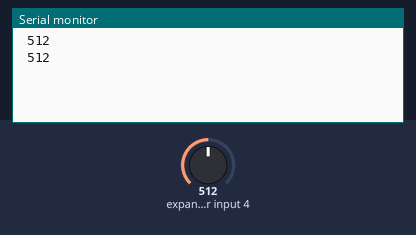
A program run on a simulated ATmega48, built with avr-gcc and emulated at 14.7456 MHz. On the bench: the last lines printed to the serial monitor. Inputs (shaded band) come from the test bench; at power-on: expander input 4 = 512.

Above: at 1.8 s.
1.9 s: expander input 4 set to 109
At 2.8 s:
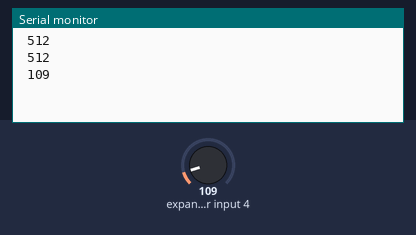
3.4 s: expander input 4 set to 92
At 4.8 s:
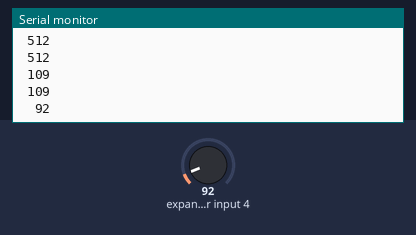
6.5 s: expander input 4 set to 11
At 7.5 s:
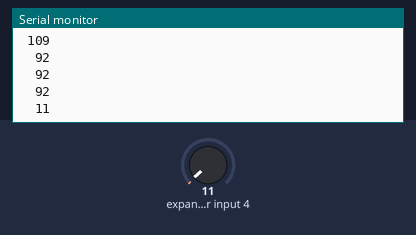
8.0 s: expander input 4 set to 8
At 8.3 s:
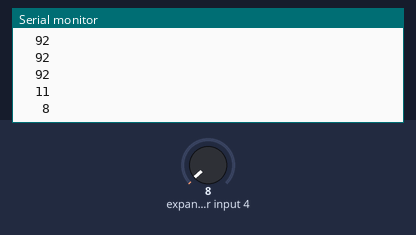

Measured:
- the behaviour switches between 100 and 99 on expander input 4 (found by bisection; images 1 and 2)
- the behaviour switches between 10 and 9 on expander input 4 (found by bisection; images 3 and 4)
- after the input at 1.9 s, the serial monitor: prints a new line after 0.10 s (image 1)
- after the input at 3.4 s, the serial monitor: prints a new line after 0.61 s (image 2)
- after the input at 6.5 s, the serial monitor: prints a new line after 0.52 s (image 3)
- after the input at 8.0 s, the serial monitor: prints a new line at once (image 4)

The program:

main.c
```c
/*
 * main.c
 *
 *  Created on: 04 июня 2014 г.
 *      Author: igor
 */
#include <avr/io.h>
#include <util/delay.h>
#include <stdio.h>
#include <math.h>


#define FOSC 14745600
#define BAUD 19200
//#define MYUBRR FOSC/16/BAUD-1
#define MYUBRR (((((FOSC * 10) / (16L * BAUD)) + 5) / 10) - 1)


void usart_init( unsigned int ubrr);
char usart_getchar(void);
void usart_putchar(char data);
char usart_kbhit(void);
void usart_pstr(char *s);
int usart_putchar_printf(char var, FILE *stream);

static FILE mystdout = FDEV_SETUP_STREAM(usart_putchar_printf, NULL, _FDEV_SETUP_WRITE);

void usart_init( unsigned int ubrr)
{

    // Set baud rate

    UBRR0H = (uint8_t)(ubrr>>8);
    UBRR0L = (uint8_t)ubrr;

    // Enable receiver and transmitter

    UCSR0B = (1<<RXEN0)|(1<<TXEN0);

    // Set frame format: 8data, 1stop bit

    UCSR0C = (1<<USBS0)|(3<<UCSZ00);
}


char usart_getchar(void) {

    // Wait for incoming data

    while ( !(UCSR0A & (1<<RXC0) ) );

    // Return the data

    return UDR0;
}

void usart_putchar(char data) {
	//Wait until the transmitter is ready
	while(!(UCSR0A & (1<<UDRE0)))
	{
		;//Do nothing
	}
	//Now write the data to USART buffer
	UDR0=data;
}

char usart_kbhit(void) {

    //return nonzero if char waiting polled version

    unsigned char b;
    b=0;
    if(UCSR0A & (1<<RXC0)) b=1;
    return b;
}

void usart_pstr(char *s) {

    // loop through entire string

    while (*s) {
        usart_putchar(*s);
        s++;
    }
}


// this function is called by printf as a stream handler

int usart_putchar_printf(char var, FILE *stream) {

    // translate \n to \r for br@y++ terminal

    if (var == '\n') usart_putchar('\r');
    usart_putchar(var);
    return 0;
}
unsigned int adc_read(void)
{
	ADCSRA  |= (1<<ADSC);				// Start conversion
	while (ADCSRA &  (1<<ADSC));		// wait until conversion  completes; ADSC=0 means Complete
	return ADCW;
}

void adc_init( void )
{
	ADCSRA |= (1<<ADEN); //Enable the ADC
	ADCSRA |= (1<<ADPS2); //Use prescale factor 16 -> ADC clock is 500kHz
	ADMUX |= (1<<MUX1);	 //Initial channel selection
	ADMUX |= (1<<MUX2);
	ADMUX |= (1<<REFS0); //Set source of reference signal
	ADMUX |= (0<<REFS1);
}


int main(void)
{
	usart_init(MYUBRR);
	adc_init();

	stdout = &mystdout;

    while(1)
    {
    	printf("%4d\n", adc_read());
    	_delay_ms(1000);

	}
}
```
